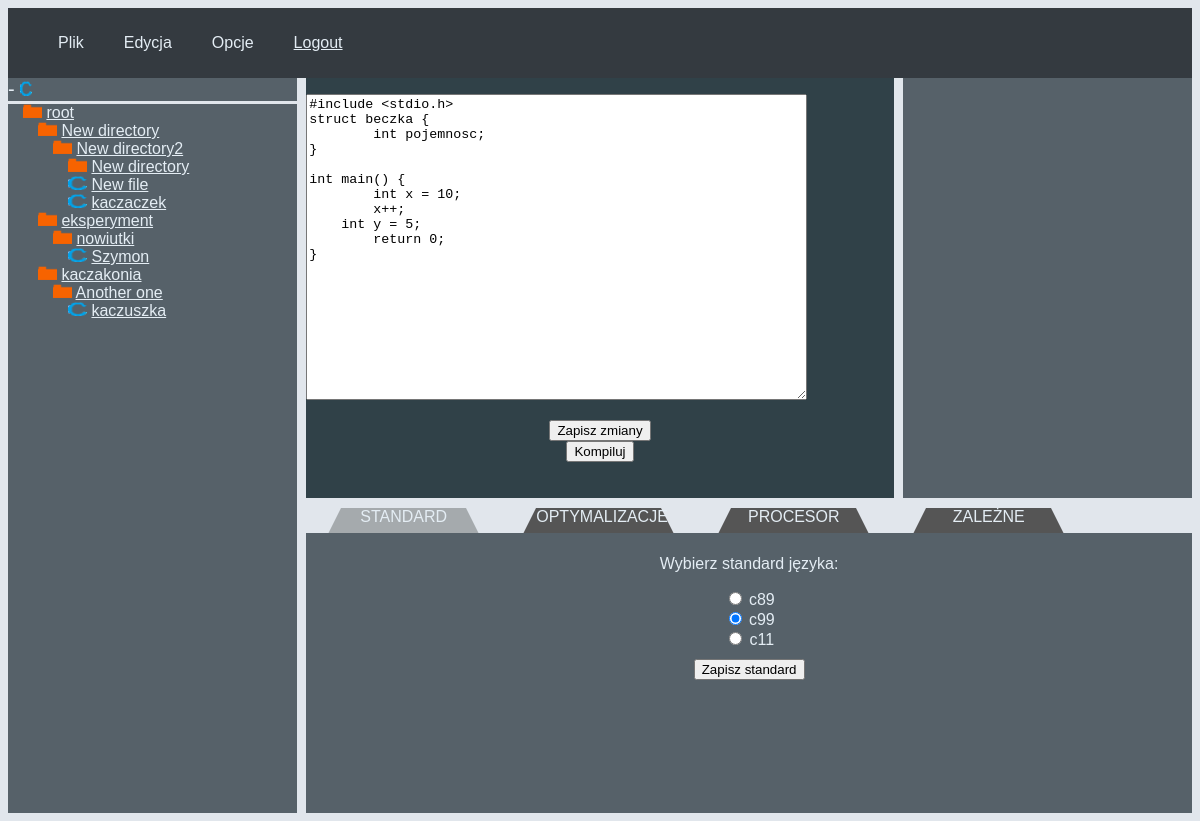
The page /dir_browse/file_detail/19/ (signed in) on the database as committed earlier.
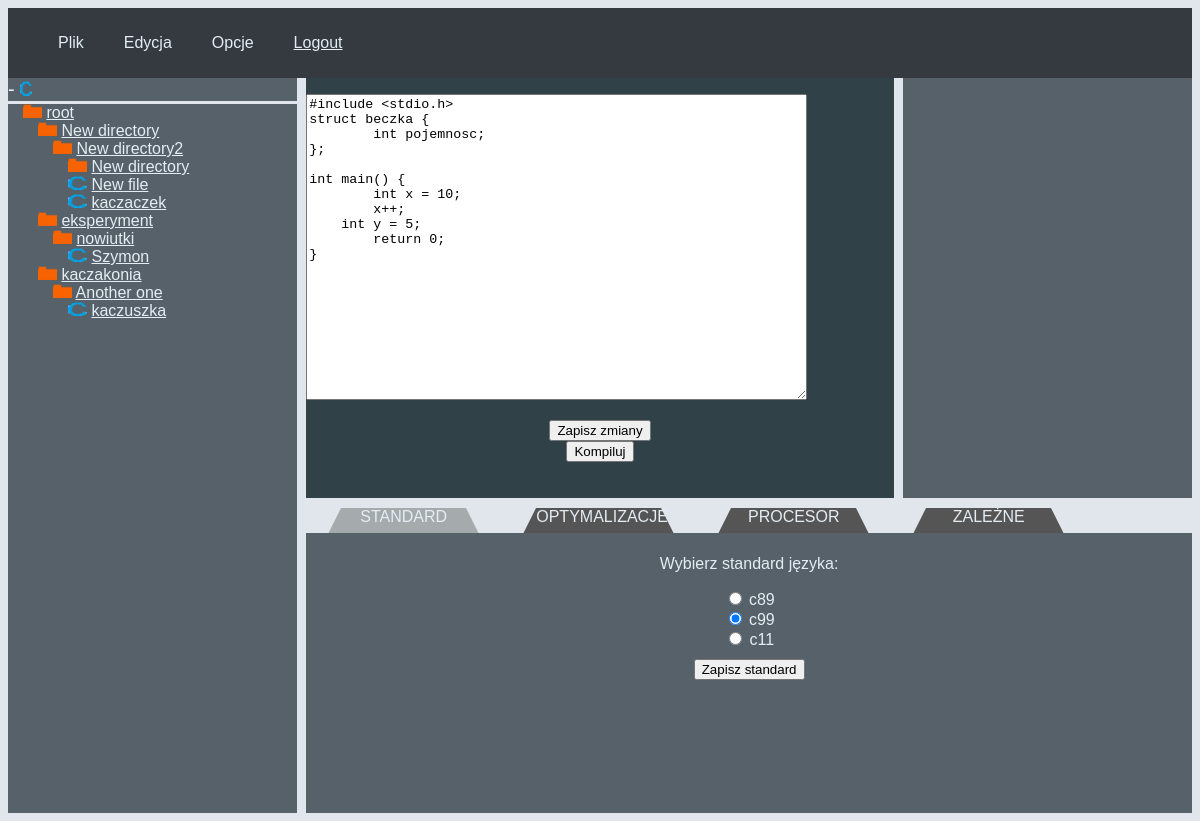
The same page on the database as committed later.
### dir_browse/models.py (models this page shows, shortened)
class FileSystemAbstractModel(BaseModel):
    parent = models.ForeignKey('Directory', on_delete=models.CASCADE, blank=True, null=True)
    class Meta:
        abstract = True

class Directory(FileSystemAbstractModel):
    is_a_file = False
    class Meta:
        abstract = False

class File(FileSystemAbstractModel):
    text = models.CharField(max_length=10000, default="siema")
    is_a_file = True
    class Meta:
        abstract = False

class Standard(models.Model):
    name = models.CharField(max_length = 10)

### dir_browse/views.py (the view)
# urls.py: path('file_detail/<int:pk>/', views.file_detail, name='file_detail'),
@login_required
def file_detail(request, pk):
    file = get_object_or_404(File, id=pk)
    if file.owner != request.user:
        return HttpResponseNotFound()
    if request.method == "POST":
        form = EditorForm(request.POST)
        if form.is_valid():
            text = form.cleaned_data["text"]
            file.text = text
            file.change_date = timezone.now()
            file.save()
            return HttpResponse()
    else:
        form = EditorForm(initial={'text': file.text})
    list = append_descendants(request.user, None, [])
    standard_list = Standard.objects.all()
    processor_list = Processor.objects.all()
    asm = getDataOrNothing(file.name)
    optimizations_form = OptimizationsForm()
    dependant_form = DependantForm()
    settings = CompilationSettings.objects.order_by("id")[0]
    return render(request, "dir_browse/file_detail.html", {"settings": settings, "dependant_form": dependant_form, "optimizations_form": optimizations_form, "form": form, "file": file, "directory_list": list, "pk": pk, "standard_list": standard_list, "asm": asm, "processor_list": processor_list})

### dir_browse/forms.py
class DependantForm(forms.Form):
    def __init__(self, *args, **kwargs):
        super(DependantForm, self).__init__(*args, **kwargs)
        if CompilationSettings.objects.all().count() > 0:
            self.fields['options'] = forms.MultipleChoiceField(choices=[(o.name, str(o)) for o in DependantOption.objects.filter(
            processor=CompilationSettings.objects.order_by("id")[0].processor)], label='', required=False)
        else:
            self.fields['options'] = forms.MultipleChoiceField(choices=[(o.name, str(o)) for o in DependantOption.objects.all()], label='', required=False)
    if CompilationSettings.objects.all().count() > 0:
        options = forms.MultipleChoiceField(choices=[(o.name, str(o)) for o in DependantOption.objects.filter(
            processor=CompilationSettings.objects.order_by("id")[0].processor)], label='', required=False)
    else:
         options = forms.MultipleChoiceField(choices=[(o.name, str(o)) for o in DependantOption.objects.all()], label='', required=False)

class OptimizationsForm(forms.Form):
    options = forms.MultipleChoiceField(
        choices=[(o.name, str(o)) for o in Optimization.objects.all()], label='', required=False)

### dir_browse/models.py (called while the page is built)
    def __str__(self):
        return self.name

### dir_browse/views.py (called while the page is built)
def getDataOrNothing(file):
    try:
        text_file = open(file + ".asm", "r")
        data = text_file.read()
        text_file.close()
    except:
        return ("")
    return (data)

def append_descendants(user, name, list):
    children = Directory.objects.filter(
        parent=name).filter(alive=True, owner=user).order_by("name")
    children2 = File.objects.filter(
        parent=name).filter(alive=True, owner=user).order_by("name")
    if children.count() or children2.count() >= 1 and name != None:
        list.append("in")
    for child in children:
        list.append(child)
        list = append_descendants(user, child, list)
    for child in children2:
        list.append(child)
    if children.count() or children2.count() >= 1 and name != None:
        list.append("out")
    return list

### dir_browse/templates/dir_browse/file_detail.html (shortened to what this page needs)
{% extends 'dir_browse/base.html' %}
{% block left %}
<a class="directories-menu-button" id="delete-button" href={% url 'dir_browse:delete_file' pk %}>-{% load static %}
    <img src={% static 'dir_browse/images/file.png' %} alt="file icon">
{% endblock %}
{% block centre %}
<div class="cell-code">
    <form action={% url 'dir_browse:file_detail' pk %} id="formdata" method="post">
        <div class="code-area">
        {{form.as_p}}
        </div>
        <input type="submit" value="Zapisz zmiany">
    </form>
    <form action={% url 'dir_browse:compile' pk %} method="post">
        <input type="submit" value="Kompiluj">
    </form>
</div>
<link rel="stylesheet" href="https://cdnjs.cloudflare.com/ajax/libs/codemirror/5.65.0/codemirror.min.css"
 />
<link rel="stylesheet" href="https://cdnjs.cloudflare.com/ajax/libs/codemirror/5.65.0/theme/oceanic-next.min.css"
 />
{% endblock %}

### dir_browse/templates/dir_browse/base.html (shortened to what this page needs)
<!DOCTYPE html>
<html lang="pl-PL">
<head>
    {% load static %}
    <link rel="stylesheet" href={% static 'dir_browse/schemeStyle.css' %}>
</head>
<body>
    <div class="wrapper">
        <div class="cell-top">
                {% load static %}
            <nav class="bar">
                <ul class="bar-list">
                    <li>Plik</li>
                    <li>Edycja</li>
                    <li>Opcje</li>
                    {% if request.user.is_authenticated %}
                    <li><a class="top-cell-link" href="{% url 'dir_browse:logout' %}">Logout</a></li>
                    {% else %}
                    <li><a class="top-cell-link" href="{% url 'dir_browse:login' %}">Login</a></li>
                    {% endif %}
                </ul>
            </nav>
        </div>
        <div class="cell-directories">
            <div class="directories-menu">
                {% block left %}
                {% endblock %}
            </div>
            <div class="directory">
                <img src={% static 'dir_browse/images/directory.png' %} alt="directory icon">
                <a class="directories-menu-link" href="{% url 'dir_browse:index'%}">root</a>
            </div>
            {% if directory_list %}
            <ul class="directory">
                {% for directory in directory_list %}
                {% if directory == 'in' %}
                <ul class="directory">
                    {% elif directory == 'out' %}
                </ul>
                {% else %}
                {% if directory.is_a_file == False %}
                {% load static %}
                <li>
                    <img src={% static 'dir_browse/images/directory.png' %} alt="directory icon">
                    <a class="directories-menu-link" href={% url 'dir_browse:dir_detail' directory.id %}>{{directory.name }}</a>
                </li>
                {% else %}
                <li>
                    <img src={% static 'dir_browse/images/file.png' %} alt="directory icon">
                    <a class="directories-menu-link" href={% url 'dir_browse:file_detail' directory.id %}>{{directory.name }}</a>
                </li>
                {% endif %}
                {% endif %}
                {% endfor %}
            </ul>
            {% else %}
            <p>No directories are available.</p>
            {% endif %}
        </div>
        {% block centre %}
        {% endblock %}
        <div class="cell-right">
        </div>
        {% block down %}
        <div class="cell-tab">
            <div class="tab" id="defaultOpen" onclick="openTab(event, 'tab1')">STANDARD</div>
            <div class="tab" onclick="openTab(event, 'tab2')">OPTYMALIZACJE</div>
            <div class="tab" onclick="openTab(event, 'tab3')">PROCESOR</div>
            <div class="tab" onclick="openTab(event, 'tab4')">ZALEŻNE</div>
        </div>
        <div class="cell-tab-data" id="tab1">
            <form action={% url 'dir_browse:choose_standard' %} method="post">
                <fieldset>
                    <p>Wybierz standard języka:</p>
                    {% for standard in standard_list %}
                    {% if settings.standard == standard %}
                    <input type="radio" name="standard" id="standard{{ forloop.counter }}" value="{{ standard.id }}"
                        checked="checked">
                    {%else %}
                    <input type="radio" name="standard" id="standard{{ forloop.counter }}" value="{{ standard.id }}">
                    {%endif%}
                    <label for="standard{{ forloop.counter }}">{{ standard.name }}</label><br>
                    {% endfor %}
                </fieldset>
                <input type="submit" value="Zapisz standard">
            </form>
        </div>
        {% endblock %}
    </div>
</body>
</html>

### dir_browse/static/dir_browse/schemeStyle.css (style rules this page uses)
:root { --first-color: #566169; --second-color: #304148; --top-cell-color: #343a40; --top-cell-hover-color: #51575c; --tab-hover-color: #7f868b; --tab-active-color: #a5aaad; --tab-color: #555; --text-color: rgb(228, 237, 244); --text-color-darker: rgb(213, 221, 226); --text-color-darkest: rgb(184, 191, 197); --background-white: rgb(225, 230, 236); }
body { background-color: var(--background-white); }
fieldset { border: none }
.wrapper { display: grid; grid-template-columns: 1fr 1fr 1fr 1fr; grid-template-rows: 1fr 6fr 0.5fr 4fr; grid-column-gap: 9px; grid-row-gap: 0px; text-align: center; }
[class^='cell'] { min-height: 10px; color: var(--text-color); font-family: 'Titillium Web', 'Alegreya Sans', sans-serif; }
ul { list-style: none; }
.cell-directories { grid-row: 2/5; background-color: var(--first-color); }
.directory { padding-left: 15px; margin: 0; text-align: start; }
.directory img { height: 14px; width: 19px; }
.directories-menu { border-bottom: 3px solid var(--background-white); text-align: left; }
.directories-menu-button { font-size: 20px; color: var(--text-color); background-color: var(--first-color); margin-right: 10px; }
.directories-menu-button:link { text-decoration: none; }
.directories-menu-button img { max-height: 15px; }
.directories-menu-link:link { color: var(--text-color); }
.cell-code { grid-column: 2/4; background-color: var(--second-color); resize: none; }
.code-area { text-align: left; }
.cell-code::placeholder { color: var(--text-color); }
.cell-right { grid-column: 4/4; background-color: var(--first-color); }
.cell-tab { grid-column: 2/5; }
.cell-tab-data { display: none; background-color: var(--first-color); grid-column: 2/5; }
.tab { border-bottom: 50px solid var(--tab-color); border-left: 25px solid transparent; border-right: 25px solid transparent; height: 0; width: 125px; margin: 10px; float: left; }
.tab.active { border-bottom: 50px solid var(--tab-active-color); }
.cell-top { grid-column: 1/5; background-color: var(--top-cell-color); }
.bar-list li { color: var(--text-color); padding: 10px; margin-bottom: 10px; margin-right: 35px; }
.top-cell-link:link { color: var(--text-color); }
@media only screen and (min-width: 601px) { .bar-list li:not(:last-child) { margin-right: 20px; } }
@media only screen and (min-width: 601px) { .bar-list li { float: left; padding: 10px; margin-bottom: 10px; max-height: 20px; } }

Rows that differ between the two databases and show on the page:
changed File "kaczuszka": text "#include <stdio.h> struct beczka { int pojemnosc; } int main() { int x = 10; x++; int y = 5; return 0; }" → "#include <stdio.h> struct beczka { int pojemnosc; }; int main() { int x = 10; x++; int y = 5; return 0; }"
